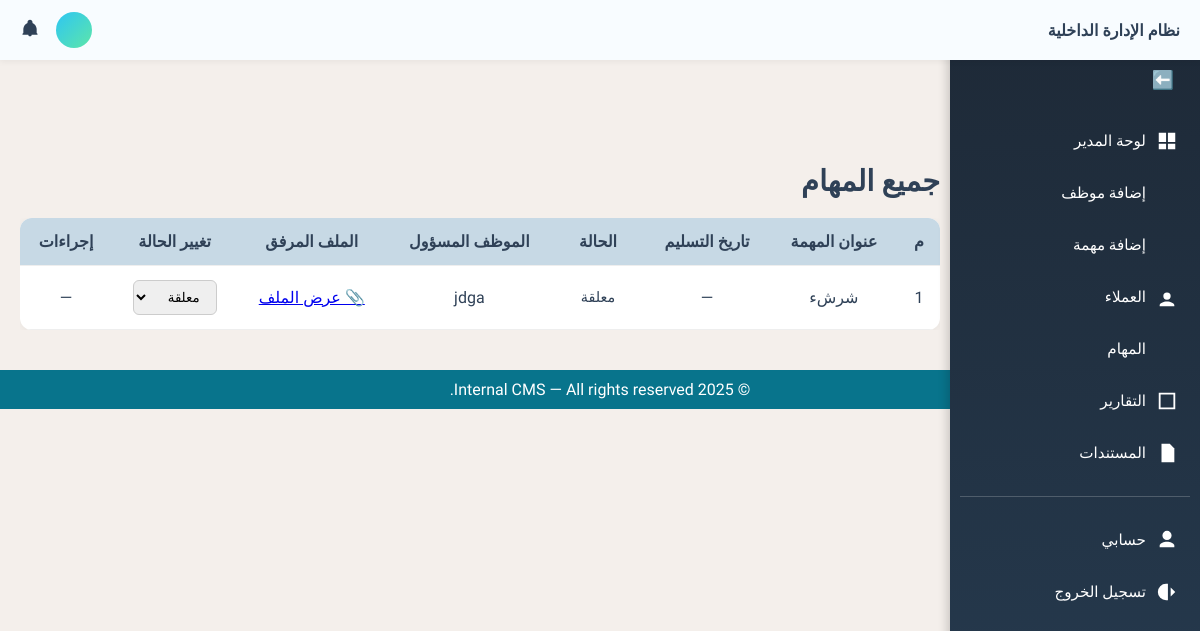
Page /tasks/ (signed in) on the earlier database version.
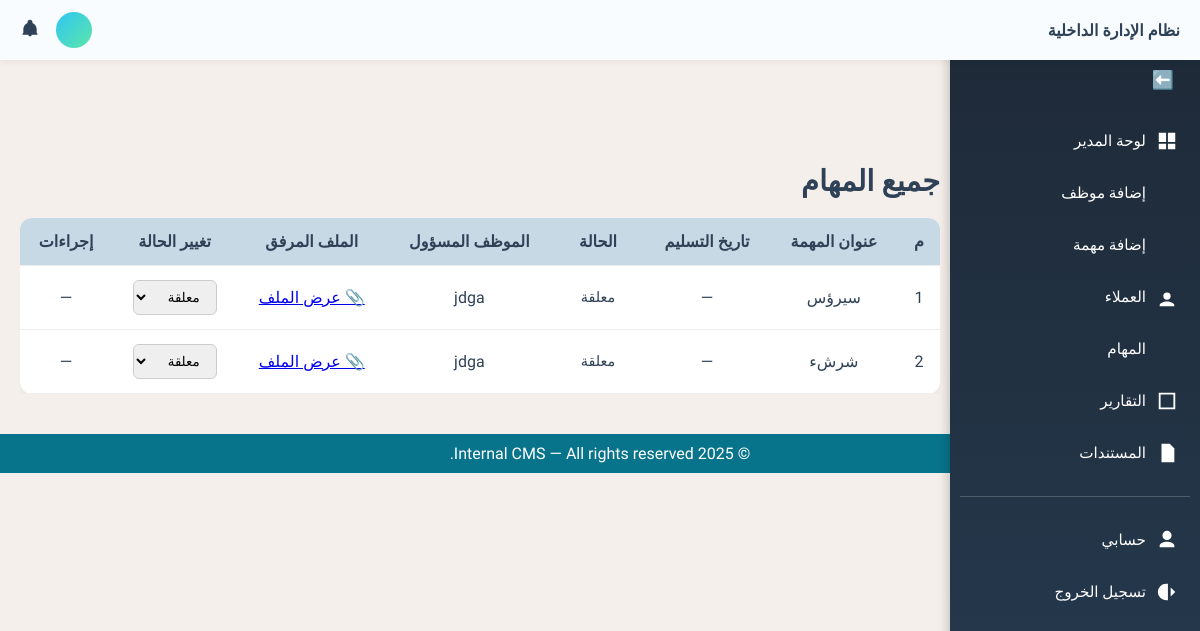
Same page on the later database version.
### tasks/models.py (models this page shows, shortened)
class Task(models.Model):
    STATUS_CHOICES = [
        ('pending', 'قيد التنفيذ'),
        ('completed', 'منتهية'),
        ('overdue', 'متأخرة'),
    ]
    title = models.CharField(max_length=255, verbose_name='عنوان المهمة')
    description = models.TextField(blank=True, verbose_name='الوصف')
    assigned_to = models.ForeignKey(User, on_delete=models.SET_NULL, null=True, blank=True, verbose_name='الموظف المكلّف')
    client = models.ForeignKey(Client, on_delete=models.SET_NULL, null=True, blank=True, verbose_name='العميل')
    status = models.CharField(max_length=20, choices=STATUS_CHOICES, default='pending', verbose_name='الحالة')
    due_date = models.DateField(null=True, blank=True, verbose_name='تاريخ الاستحقاق')
    file_url = models.URLField(max_length=1024, blank=True, null=True, verbose_name='رابط الملف')
    file_path = models.CharField(max_length=512, blank=True, null=True, verbose_name='مسار الملف')
    documents = models.ManyToManyField('content.Document', blank=True, verbose_name='مستندات إضافية')
    created_at = models.DateTimeField(auto_now_add=True, verbose_name='تاريخ الإنشاء')
    class Meta:
        verbose_name = 'مهمة'
        verbose_name_plural = 'المهام'
        ordering = ['-created_at']  # ترتيب المهام الأحدث أولاً

### tasks/views.py (the view)
# urls.py: path('', views.task_list_view, name='task_list'),
@login_required
@role_required(['admin', 'staff'])
def task_list_view(request):
    user = request.user
    role = user.userprofile.role.name
    if role == 'admin':
        tasks = Task.objects.order_by('-created_at')
    else:
        tasks = Task.objects.filter(assigned_to=user).order_by('-created_at')
    return render(request, 'tasks/list.html', {'all_tasks': tasks})

### templates/tasks/list.html (shortened to what this page needs)
{% extends "base.html" %}
{% block content %}
<h2 class="section-title">جميع المهام</h2>
<div class="table-responsive">
    <table class="table table-bordered text-center align-middle">
        <thead class="table-light">
            <tr>
                <th>م</th>
                <th>عنوان المهمة</th>
                <th>تاريخ التسليم</th>
                <th>الحالة</th>
                <th>الموظف المسؤول</th>
                <th>الملف المرفق</th>
                <th>تغيير الحالة</th>
                <th>إجراءات</th>
            </tr>
        </thead>
        <tbody>
            {% for task in all_tasks %}
            <tr>
                <td>{{ forloop.counter }}</td>
                <td>{{ task.title }}</td>
                <td>{{ task.due_date|date:"Y-m-d"|default:"—" }}</td>
                <td>
                    {% if task.status == 'pending' %}
                        <span class="badge bg-warning text-dark">معلقة</span>
                    {% elif task.status == 'completed' %}
                        <span class="badge bg-success">مكتملة</span>
                    {% elif task.status == 'overdue' %}
                        <span class="badge bg-danger">متأخرة</span>
                    {% endif %}
                </td>
                <td>
                    {{ task.assigned_to.get_full_name|default:task.assigned_to.username|default:"—" }}
                </td>
                <td>
                    {% if task.file_url %}
                        <a href="{{ task.file_url }}" target="_blank" class="btn btn-sm btn-outline-primary">
                            📎 عرض الملف
                        </a>
                    {% else %}
                        <span class="text-muted">لا يوجد ملف</span>
                    {% endif %}
                </td>
                <td>
                    <select class="form-select update-status" data-task-id="{{ task.id }}">
                        <option value="pending" {% if task.status == 'pending' %}selected{% endif %}>معلقة</option>
                    </select>
                </td>
                <td>
                    {% if request.user.userprofile.role.name == 'admin' %}
                        <button class="btn btn-sm btn-danger delete-task-btn" data-task-id="{{ task.id }}">
                            🗑️ حذف
                        </button>
                    {% else %}
                        <span class="text-muted">—</span>
                    {% endif %}
                </td>
            </tr>
            {% empty %}
            <tr>
                <td colspan="8" class="text-muted">لا توجد مهام مسجلة.</td>
            </tr>
            {% endfor %}
        </tbody>
    </table>
</div>
{% endblock %}

Differences in the rows shown:
added Task: title "سيرؤس", due_date "—", shows "معلقة", assigned_to.get_full_name "jdga", status+id "معلقة"
